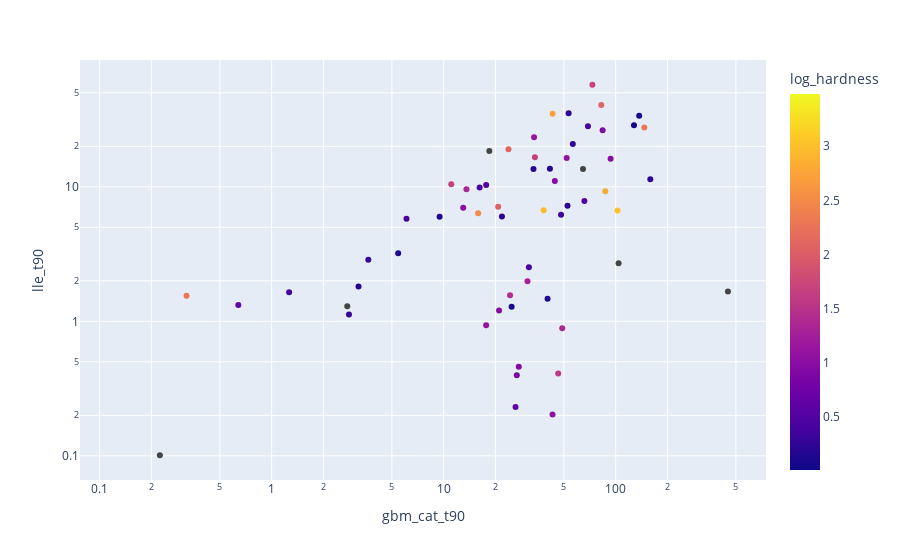

Notebook code for this chart:
### Code cell
all_candidates['log_hardness'] = np.log(all_candidates['hardness'])
fig = px.scatter(all_candidates.query('redshift == 0 & hardness > 1'), x='gbm_cat_t90', y='lle_t90', color='log_hardness', log_y=True, log_x=True)
fig

### Figure 1 — Plotly figure (JSON) as saved in the notebook; plotly's stock layout.template omitted (floating-point values rounded to 4 significant figures; data arrays with more than 128 entries replaced by an {"elided": "..."} marker saying what was removed)
{"data": [{"hovertemplate": "gbm_cat_t90=%{x}<br>lle_t90=%{y}<br>log_hardness=%{marker.color}<extra></extra>", "legendgroup": "", "marker": {"color": {"elided": "138 float values"}, "coloraxis": "coloraxis", "symbol": "circle"}, "mode": "markers", "name": "", "orientation": "v", "showlegend": false, "type": "scatter", "x": {"elided": "138 float values"}, "xaxis": "x", "y": {"elided": "138 float values"}, "yaxis": "y"}], "layout": {"coloraxis": {"colorbar": {"title": {"text": "log_hardness"}}, "colorscale": [[0, "#0d0887"], [0.1111, "#46039f"], [0.2222, "#7201a8"], [0.3333, "#9c179e"], [0.4444, "#bd3786"], [0.5556, "#d8576b"], [0.6667, "#ed7953"], [0.7778, "#fb9f3a"], [0.8889, "#fdca26"], [1, "#f0f921"]]}, "legend": {"tracegroupgap": 0}, "margin": {"t": 60}, "xaxis": {"anchor": "y", "domain": [0, 1], "title": {"text": "gbm_cat_t90"}, "type": "log"}, "yaxis": {"anchor": "x", "domain": [0, 1], "title": {"text": "lle_t90"}, "type": "log"}}}
